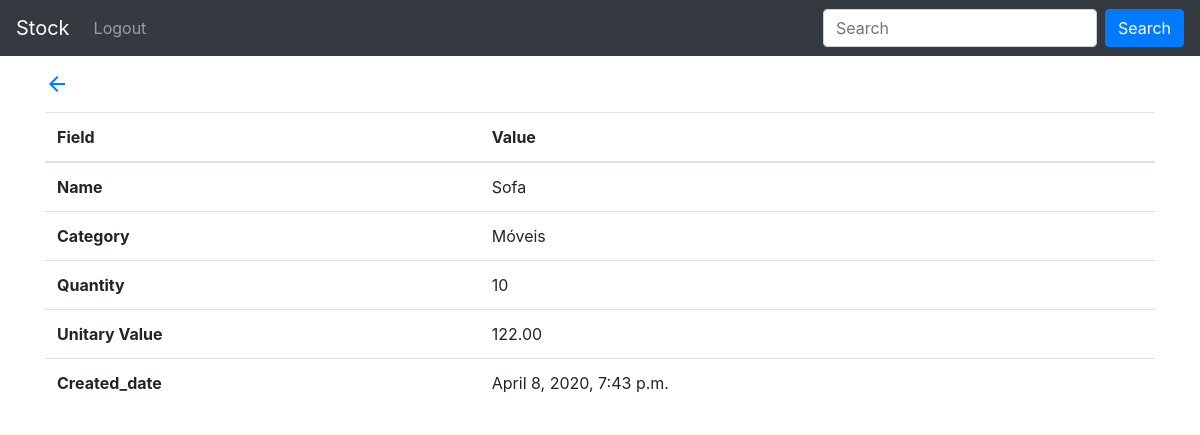
The app's page /stock/1/detail/ (signed in) with its own data.
### stock_control/models.py (models this page shows, shortened)
class Stock(models.Model):
    name = models.CharField(max_length=100)
    category = models.ForeignKey(
        Category, null=True, on_delete=models.SET_NULL
    )
    quantity = models.IntegerField()
    unitary_value = models.DecimalField(max_digits=5, decimal_places=2)
    created_date = models.DateTimeField(default=timezone.now)
    published_date = models.DateTimeField(blank=True, null=True)
    class Meta:
        verbose_name = 'Stock'
        verbose_name_plural = 'Stocks'
        ordering=['id']

class Category(models.Model):
    name = models.CharField(max_length=100)
    description = models.CharField(max_length=200)
    class Meta:
        verbose_name = 'Category'
        verbose_name_plural = 'Categories'
    def __str__(self):
        return self.name

### stock_control/views.py (the view)
# urls.py: path('stock/<int:stock_id>/detail/', views.stock_detail, name='stock_detail'),
@login_required
def stock_detail(request, stock_id):
    stock = get_object_or_404(Stock, id=stock_id)
    return render(
        request,
        'stock_control/stock_detail.html',
        {'stock': stock}
    )

### stock_control/templates/stock_control/stock_detail.html (shortened to what this page needs)
{% extends 'stock_control/base.html' %}
{% block container %}
<div class="container">
  <a href="{% url 'stock_list' %}">
    <span class="material-icons mt-3 mb-3">
    </span>
  </a>
  <table class="table">
    <thead>
      <tr>
        <th scope="col">Field</th>
        <th scope="col">Value</th>
      </tr>
    </thead>
    <tbody>
      <tr>
        <th scope="row">Name</th>
        <td>{{ stock.name }}</td>
      </tr>
      <tr>
        <th scope="row">Category</th>
        <td>{{ stock.category }}</td>
      </tr>
      <tr>
        <th scope="row">Quantity</th>
        <td>{{ stock.quantity }}</td>
      </tr>
      <tr>
        <th scope="row">Unitary Value</th>
        <td>{{ stock.unitary_value }}</td>
      </tr>
      <tr>
        <th scope="row">Created_date</th>
        <td>{{ stock.created_date }}</td>
      </tr>
    </tbody>
  </table>
</div>
{% endblock %}

### records on screen
Stock: name "Sofa", category "Móveis", quantity "10", unitary_value "122.00", created_date "April 8, 2020, 7:43 p.m."
